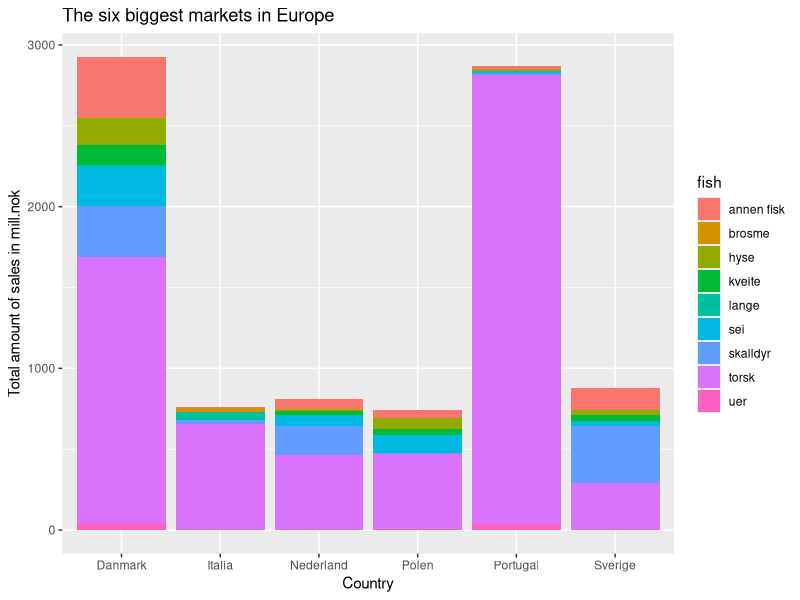
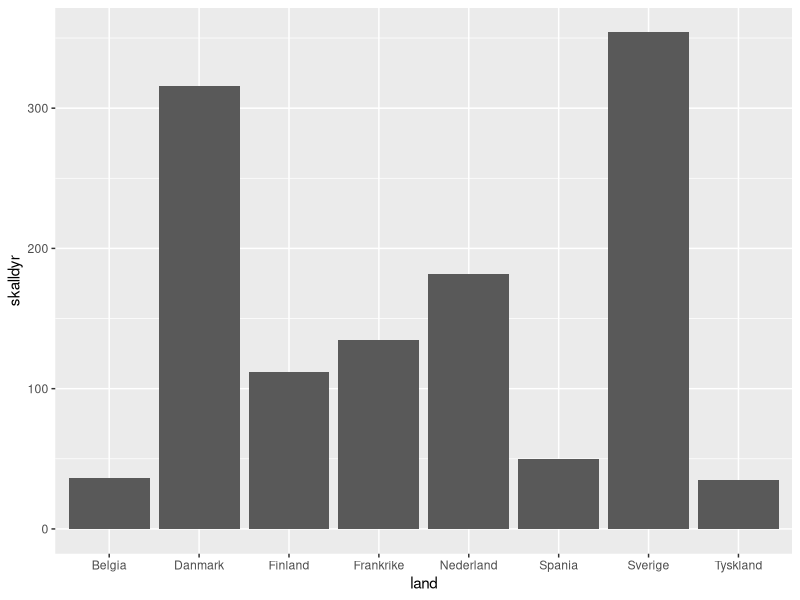

These charts were generated, in order, by the following R code:
## ---- chunk 1
install.packages("tidyverse")
library("tidyverse")
 fish2021 <- read_delim("fisk2021.csv",
           delim = ";", escape_double = FALSE, col_names = TRUE, 
           locale = locale(encoding = "latin1"), 
           trim_ws = TRUE, skip = 2,
           quote = "") |>
 rename_with( ~ stringr::str_remove_all(., '"')) 
 names(fish2021) = gsub(pattern = "Verdi.*.2021", replacement = "", x = names(fish2021))
 names(fish2021) <- trimws(tolower(names(fish2021)))

 fish2021 <- fish2021 %>% 
   filter(!land=='Storbritannia') %>% 
   filter(!land=='Island') %>% 

   select(-c(2,"reker", "laks", "makrell", "sild", "ørret")) 
 fish2021 <- rename(fish2021, "skalldyr" = 10 ) 

 fish2021["total"] <- rowSums(fish2021[-1])
 fish2021 <- subset(fish2021, (rowSums(fish2021[-1])) > 100)
 fish2021 <- fish2021[order(-(rowSums(fish2021[-1]))),]
## ---- chunk 2
head(fish2021[-11]) %>% 
   pivot_longer(
     cols = !land,
     names_to = "fish",
     values_to = "amount"
   ) %>% 
   ggplot(., aes(x = land,y=amount, fill = fish)) + 
   geom_bar(stat = "identity") +
   labs(x="Country", y="Total amount of sales in mill.nok", title="The six biggest markets in Europe") 
head(fish2021)
## ---- chunk 3
(subset(fish2021[-11], skalldyr > 30)) 
ggplot(data = (subset(fish2021[-11], skalldyr > 30)), mapping = aes(y=skalldyr, x=land)) + geom_col()



